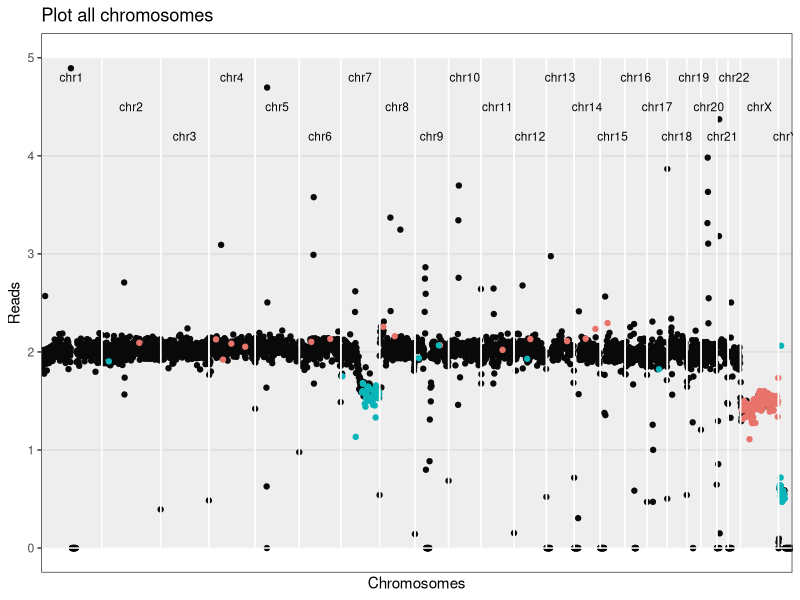
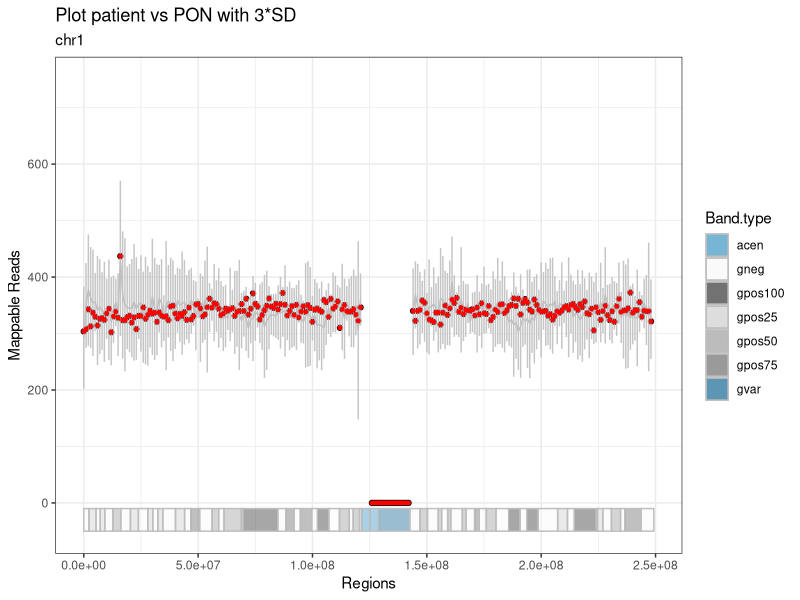
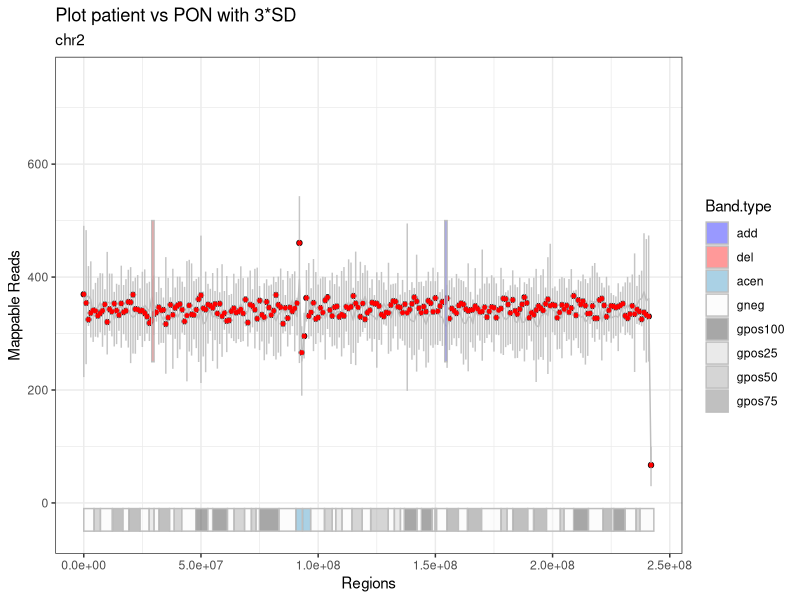
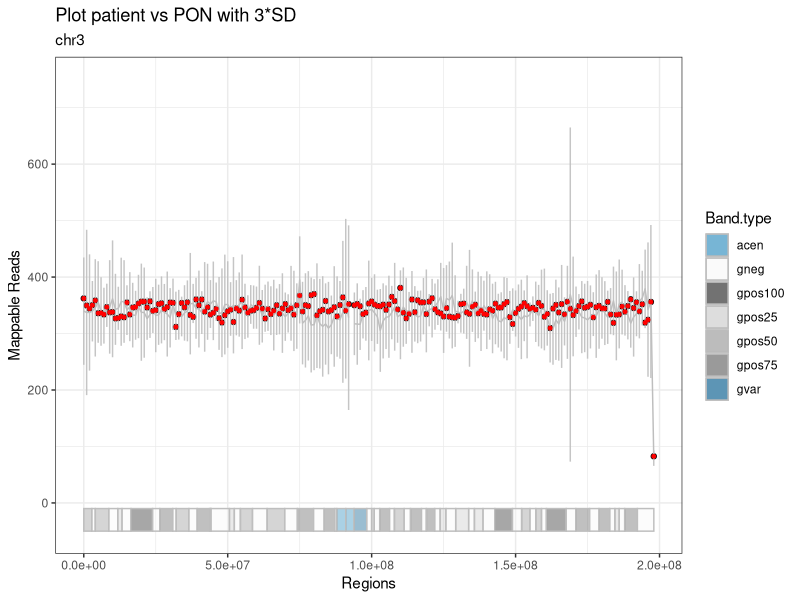
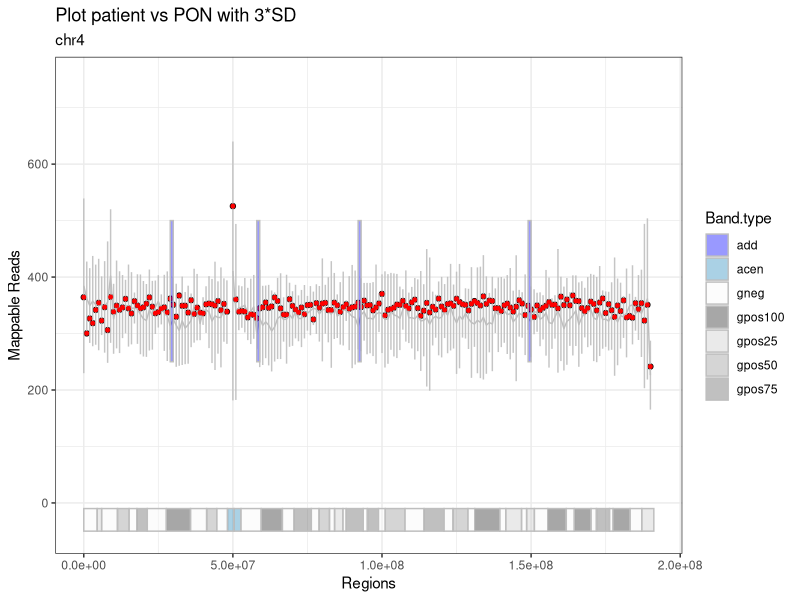
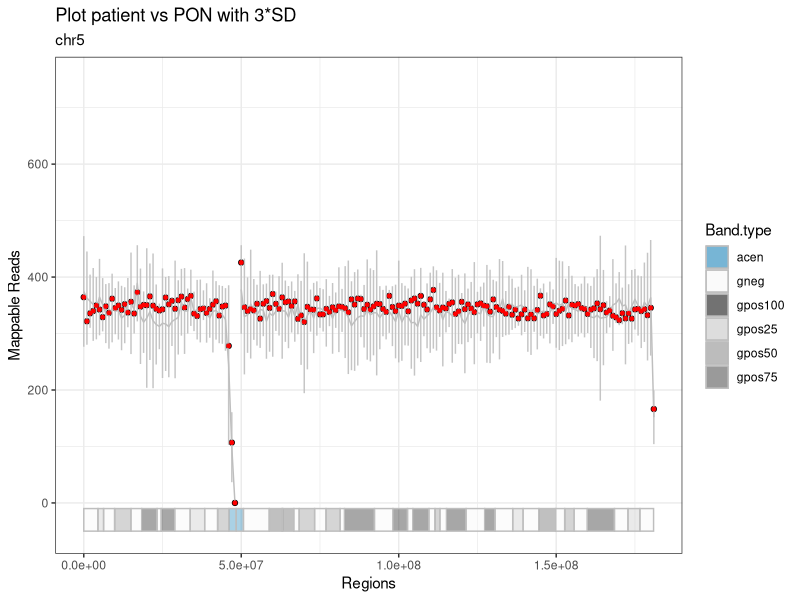
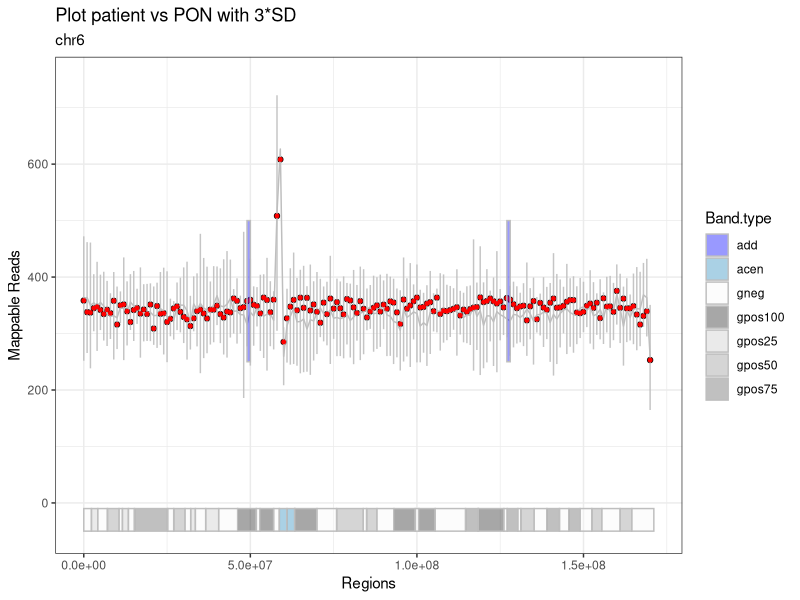
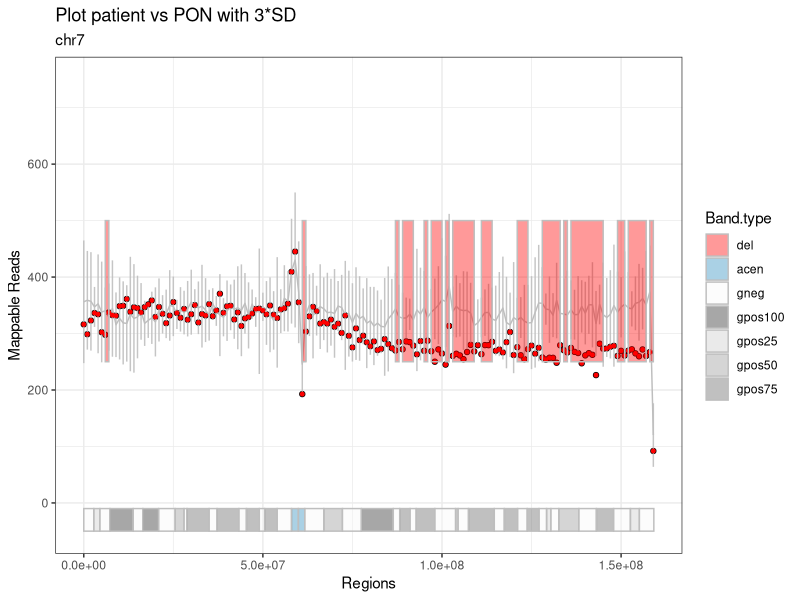

Write the R code that produced these figures, in order.
## ---- chunk 1
knitr::opts_knit$set(root.dir = "/media/vera/big_data/coriandR/output/11316/")
knitr::opts_chunk$set(warning = FALSE, message = FALSE) 
## ---- chunk 2
patient.data = read.table("patient.data.tsv", stringsAsFactors = F)
patient_name = patient.data[1, 2]
gender = as.character(patient.data[2, 2])
paste0("Patient ", patient_name)
## ---- chunk 3

# librarys
library(ggplot2)
library(knitr)


###################################################################################################
# VORBEREITEN
###################################################################################################

# SCHRITT 1
# Daten einlesen: Patient, PON, Giemsa-Bands, alle Gene und eine Auswahl der relevanten.

patient = read.table("patient.fc.tsv", header=TRUE, row.names = 1, stringsAsFactors = F) 
bin_data = read.table("pon.tsv", header=TRUE, row.names = 1, stringsAsFactors = F)
bin_data$Start = as.integer(bin_data$Start)
bin_data$End = as.integer(bin_data$End)
# pon wurde bereits erzuegt, normalisiert und mit den statistischenwerten versehen!

cytobands = read.table("../../tables/cytobands.tsv", header=TRUE, row.names = 1, stringsAsFactors = F)
# die farben sind bereits enthalten!
cancer_genes = read.table("../../tables/cancer.driver.genes_unique.and.goi.aml.csv", header=TRUE, sep = "\t",
                          stringsAsFactors = F)
all_genes = read.table("../../tables/all_genes.tsv", header=TRUE, row.names = 1, stringsAsFactors = F)
all_genes$start = as.integer(all_genes$start)
all_genes$end = as.integer(all_genes$end)

## ---- chunk 4
stats = read.table("mapping.stats.tsv", stringsAsFactors = F)
stats[nrow(stats) +1, ] = list(as.character("unique_mapped_reads"), sum(patient[ , 6]))
stats[nrow(stats) +1, ] = list(as.character("patient ID"), patient_name)
stats[nrow(stats) +1, ] = list(as.character("gender"), gender)

library(knitr)
kable(stats, digits = 0, col.names = NULL, align = "l")
## ---- chunk 5

# SCHRITT 2
# PON an das Geschlecht des Patienten anpassen
pon.gender.adjust = function(pon, gender) {
  if (gender == "M") {
    chrn = "chrX"
    pon.copy = pon[pon$Chr == "chrX_M", ]
    pon.copy$Chr = chrn
    pon = rbind(pon, pon.copy)
    
    chrn = "chrY"
    pon.copy = pon[pon$Chr == "chrY_M", ]
    pon.copy$Chr = chrn
    pon = rbind(pon, pon.copy)
    
    pon = pon[!(pon$Chr == "chrX_F" | pon$Chr == "chrY_F" | pon$Chr == "chrX_M" | pon$Chr == "chrY_M"), ]
  }
  
  else {
    chrn = "chrX"
    pon.copy = pon[pon$Chr == "chrX_F", ]
    pon.copy$Chr = chrn
    pon = rbind(pon, pon.copy)
    
    chrn = "chrY"
    pon.copy = pon[pon$Chr == "chrY_F", ]
    pon.copy$Chr = chrn
    pon = rbind(pon, pon.copy)
    
    pon = pon[!(pon$Chr == "chrX_F" | pon$Chr == "chrY_F" | pon$Chr == "chrX_M" | pon$Chr == "chrY_M"), ]
  }
}


# SCHRITT 3
# Die Patientendaten normalisieren
patient_normalization = function(patient, column_number) {
  # TODO: auf Median normalisieren
  # patient = tabelle der patienten
  # column_number = nummer der spalte mit deb patienten-bins
  # (bei einem patienten -> 6) 
  patient_norm <- patient[ , 1:5]
  patient_norm$pat_bins <- patient[ , column_number] / sum(patient[ , column_number]) * (patient[1, 3] - patient[1, 2] + 1)
  # eine neue tabelle mit den allgemeinen daten und den normalisierten patienten-bins
  # normalisierung basiert auf der automatischen erkennung der bin-laenge (differenz end und start der 1. bin)
  # ist also dynamisch
  return(patient_norm)
}

# SCHRITT 4
# Den Patienten als eine neue Spalte zu der PON-Tabelle hinzufügen
unite.data = function(pon, patient) {
  pon$patient = patient$pat_bins
  return(pon)
}

###################################################################################################
# RECHNEN
###################################################################################################

# SCHRITT 5
#Del/amp Bins detektieren
aberration.bins.identifier = function(bin_data, sd_factor) {
  bin_data$aberration = with(bin_data, factor(ifelse(patient < mean - sd_factor * sd, 'del', ifelse(patient > mean + sd_factor * sd, 'add', 'normal')), levels = c('normal', 'add', 'del')))
  return(bin_data)
}


# SCHRITT 6
# Abweichende Bins werden zu ganzen Regionen mit einer gemeinsamen Richtung
# (amplifiziert oder deletiert) zusammengefasst
# und in eine Tabelle hereingeschrieben
region_bring_together = function(bin_data, sd_factor) {
  # die funktion schaut alle chromosome (inkl. geschlechterchr) nach den over/under regionen durch
  # und gibt diese mit den start-/endpunkten in einer tabelle wieder
  regions = data.frame(Chr=character(), Start=integer(), End=integer(), Start.i=integer(), 
                        End.i=integer(), Direction=integer(), stringsAsFactors = F)
  last_chr = 'NULL'
  last_direction = 0 # 0 for normal, -1 for del, +1 for amp
  region_start = 0
  for (i in 1:nrow(bin_data)) {
    if(bin_data$Chr[i] != last_chr) {
      if(last_chr != 'NULL' & last_direction != 0) {
        regions[nrow(regions) + 1, ] = list(as.character(last_chr), bin_data$Start[region_start], 
                                            bin_data$End[i-1], region_start, i, last_direction)
        #eine region wird zugemacht, falls am ende eines chromosoms eine region noch offen war
      }
      last_direction = 0
      region_start = 0
      last_chr = bin_data$Chr[i]
    }

    direction = 0
    if(!is.na(bin_data$patient[i]) & (bin_data$patient[i] < bin_data$mean[i] - sd_factor * bin_data$sd[i])) {
      direction = -1
    } else if(!is.na(bin_data$patient[i]) & (bin_data$patient[i] > 
                                             bin_data$mean[i] + sd_factor * bin_data$sd[i])) {
      direction = +1
    }
    if (direction == last_direction) {
      next()
    }
    if (direction > last_direction) {
      if (last_direction == 0) {
        region_start = i
        # neue del oder amp region wird aufgemacht
      }
      else if (last_direction == -1) {
        regions[nrow(regions) + 1, ] = list(as.character(bin_data$Chr[i]), bin_data$Start[region_start], 
                                            bin_data$End[i-1], region_start, i-1, last_direction)
        # alte del region wird zugemacht
        if (direction == 1) {
          region_start = i
          # neue amp region wird aufgemacht
        }
      }
    } 
    else if (direction < last_direction) {
      if (last_direction == 0) {
        region_start = i
        # neue del region wird aufgemacht
      }
      else if (last_direction == 1) {
        regions[nrow(regions) + 1, ] = list(as.character(bin_data$Chr[i]), bin_data$Start[region_start], 
                                            bin_data$End[i-1], region_start, i-1, last_direction)
        # alte amp region wird zugemacht
        if (direction == -1) {
          region_start = i
          # neue del region wird aufgemacht
        }
      }
    }
    last_direction = direction
  }
  if(last_direction != 0) {
    regions[nrow(regions) + 1, ] = list(as.character(bin_data$Chr[i]), bin_data$Start[region_start], 
                                        bin_data$End[i-1], region_start, i, last_direction)
    #eine region wird zugemacht, falls bei dem allerletzten chromosom eine region noch offen war
  }
  return(regions)
}

###################################################################################################
# REPORTEN
###################################################################################################

# SCHRITT 7
# Die Regionen werden zu größeren Regionen zusammengefasst, deren Werte gegen die
# Werte des PONs an der gleichen Stelle geprüft werden
# Momentan noch 3*SD-Statistik.
region_merge = function(bin_data, regions, sd_factor) {
  regions_merged = data.frame(Chr=character(), Start=integer(), End=integer(), Start.i=integer(), 
                               End.i=integer(), Direction=factor(levels=c('add', 'del')),
                               stringsAsFactors = F)
  
  if(nrow(regions) < 1) return(regions_merged)
  
  regions_merged[1,] = list(as.character(regions$Chr[1]), 
                            regions$Start[1], 
                            regions$End[1],
                            regions$Start.i[1],
                            regions$End.i[1],
                            ifelse(regions$Direction[1]==1, 'add', 'del'))
  m = 1 #der zaehler in der tabelle "regions_merged"
  mean_region = 0
  mean_pon = 0
  sd_pon = 0
  
  for (r in 2:nrow(regions)) {
    if (regions_merged$Chr[m] != regions$Chr[r] | regions_merged$Direction[m] != regions$Direction[r]) {
      # mergen nur, wenn auf dem selben chr.
      regions_merged[nrow(regions_merged) + 1, ] = list(Chr=as.character(regions$Chr[r]), 
                                                        Start=regions$Start[r], 
                                                        End=regions$End[r],
                                                        Start.i=regions$Start.i[r],
                                                        End.i=regions$End.i[r],
                                                        Direction=ifelse(regions$Direction[r]==1, 'add', 'del'))
      # die region auf einem neuen chr oder mit einer anderen richtung zu der neuen tabelle hinzufuegen
      m = nrow(regions_merged)
      # das ist die region, von der aus betrachtet wird
      next
    }
    bin_start = regions_merged$Start.i[m]
    bin_end = regions$End.i[r]
    
    mean_region = mean(c(bin_data$patient[bin_start]:bin_data$patient[bin_end]), na.rm = TRUE)
    mean_pon = mean(c(bin_data$mean[bin_start:bin_end]), na.rm = TRUE)
    #die mittelwerte der betroffenen bins inkl. "normale" chr.abschnitte bei dem patienten und pon
    sd_pon <- mean(bin_data$sd[bin_start:bin_end])
    
    if (mean_region > mean_pon + sd_factor*sd_pon | mean_region < mean_pon - sd_factor*sd_pon) {
      # wenn die mittelwerte der betroffenen bins immer noch signifikant hoch/runter sind -> mergen
      regions_merged[m, ] = list(as.character(regions$Chr[r]), 
                                 regions_merged$Start[m], 
                                 regions$End[r],
                                 bin_start,
                                 bin_end,
                                 ifelse(regions$Direction[r]==1, 'add', 'del'))
    } 
    else {
      regions_merged[nrow(regions_merged) + 1, ] = list(Chr=as.character(regions$Chr[r]), 
                                                        Start=regions$Start[r], 
                                                        End=regions$End[r],
                                                        Start.i=regions$Start.i[r],
                                                        End.i=regions$End.i[r],
                                                        Direction=ifelse(regions$Direction[r]==1, 'add', 'del'))
    }
    m <- nrow(regions_merged)
  }
  return(regions_merged)
}


# SCHRITT 8
# Hier werden abweichende Banden aus den Bins detektiert
# Herausforderungen dabei ist, dass die Bins und die Bands in verschiedenen Schritten laufen,
# so kann eine Bande 100.000 Schritte haben
bins2bands = function(bin_data, cytobands, sd_factor) {
  last_chr = 'NULL'
  direction = 0 # die richtung der abweichenden bande (over, under)
  
  bands = data.frame(Chr=character(), Name=character(), Start=integer(), End=integer(),
                     Sum.pat=integer(),
                     Sum.pon=integer(), Direction=integer(),
                     stringsAsFactors = F)
  
  for (c in 1:nrow(cytobands)) {
    # Selektieren der Zeilen mit benötigten Eigenschften
    # hier gibt es mehrere faelle, da die schritte der bind und banden nicht gleich sind
    # und mehrere bins in einer bande sein koennen
    # bzw. auch  kleine bands in einer bin
    
    # die bedingung, dass die chromosome der banden und das patienten
    # gleich sind, muss immer erfuellt sein
    
    sel = as.character(bin_data$Chr) == as.character(cytobands$Chr[c]) &
      # fall 1: die bin ist kleiner als die band
      ((bin_data$Start >= cytobands$Start[c] & bin_data$End <= cytobands$End[c]) |
         # fall 2: die bin ist zwischen 2 bands, liegt aber eher in der betrachteten bin,
         # weil das ende von der bin naeher zum ende der band liegt, als der
         # anfang zum anfang der naechsten
         # die 2. bedingung wurde eingebaut, um zu verhindern, dass die bins vor der aktuellen
         # band mitselektiert werden
         ((bin_data$Start < cytobands$End[c]) &
            (bin_data$End > cytobands$Start[c]) &
            ((cytobands$End[c] - bin_data$Start) >= (bin_data$End - cytobands$End[c]))) |
         # fall 3: die bin ist zwischen 2 bands, liegt aber eher in der
         # betrachteten bin
         # weil der anfang von der bin naeher zum anfang der band liegt, als das ende
         ((bin_data$Start < cytobands$Start[c]) &
            ((bin_data$End - cytobands$Start[c]) > (cytobands$Start[c] - bin_data$Start))))
    # fall 4: die band ist kleiner als die bin,
    # dann greift die bedingung 2 oder 3, je nach werten
    
    band.pat = bin_data[sel, "patient"]
    band.pon = colSums((bin_data[sel, grep(".bam", colnames(bin_data))]), na.rm = TRUE)
    sum_pat = sum(band.pat, na.rm = TRUE)
    # summe der werte der bins in dieser band fuer den patienten
    sum_pon = mean(band.pon, na.rm = TRUE)
    # mittelwert der summe der bins in dem pon
    sd_bands = sd(band.pon, na.rm = TRUE)
    # standartabweichung fur die bins in der band
    if (sum_pat > sum_pon + sd_factor*sd_bands) {
      direction = +1 # die bande ist amp
    }
    else if (sum_pat < sum_pon - sd_factor*sd_bands) {
      direction = -1 # die bande ist del
    }
    
    bands[nrow(bands) + 1, ] = list(as.character(cytobands$Chr[c]),
                                    as.character(cytobands$Name[c]),
                                    cytobands$Start[c],
                                    cytobands$End[c],
                                    sum_pat,
                                    sum_pon,
                                    direction)
    direction = 0
  }
  return(bands)
}


# SCHRITT 9
# Hier werden Banden zusammengefasst und fuer den Report vorbereitet
karyotype = function(bands) {
  suspected_bands = bands[bands$Direction != 0, ]
  
  # bands mergen, wie bei den regions, nur ohne statistische validierung
  suspected_bands$last_Name = suspected_bands$Name
  karyotype_to_report = suspected_bands[1, ]
  
  karyotype_to_report$Aberration = NA
  if(nrow(suspected_bands) < 1) return(karyotype_to_report)
  
  k = 1
  # der zaehler in der tabelle karyotype_to_report
  for (s in 2:nrow(suspected_bands)) {
    if (karyotype_to_report$Chr[k] == suspected_bands$Chr[s] &
        karyotype_to_report$Direction[k] == suspected_bands$Direction[s] &
        karyotype_to_report$End[k] == suspected_bands$Start[s]) {
      karyotype_to_report$last_Name[k] = suspected_bands$Name[s]
      karyotype_to_report$End[k] = suspected_bands$End[s]
      next
    }
    else {
      karyotype_to_report[nrow(karyotype_to_report) +1, ] = suspected_bands[s, ]
      # die bande auf einem neuen chr oder mit einer anderen richtung hinzufuegen
      k = nrow(karyotype_to_report)
      # das ist jetzt die bande, von der aus betrachtet wird
    }
  }
  
  for (a in 1:nrow(karyotype_to_report)) {
    karyotype_to_report[a, "Aberration"] = as.character(paste0(karyotype_to_report$Direction[a], "(",
                                                               suspected_bands$Chr[a], ")(",
                                                               suspected_bands$Name[a],
                                                               suspected_bands$last_Name[a], ")"))
  }
  
  karyotype_to_report$Aberration = as.character(paste0(ifelse(karyotype_to_report$Direction == 1, "add", "del"), "(",
                                                       karyotype_to_report$Chr, ")(",
                                                       karyotype_to_report$Name,
                                                       karyotype_to_report$last_Name, ")"))
  return(karyotype_to_report)
}


# SCHRITT 10
# Die Gene, die in den abweichenden Banden liegen, werden detektiert
# und an eine Tabelle übergeben
genes_finder = function(bin_data, all_genes, cancer_genes, sd_factor) {
  suspected_bins <- data.frame(Chr=character(), Start=integer(), End=integer(), Bin=integer(),
                               Aberration=character(), stringsAsFactors = F)
  # Hier werden alle Bins gespeichert, die von pon_mean +/- 3*SD abweichen
  g=0
  for (g in 1:nrow(bin_data)) {
    if (!is.na(bin_data$patient[g]) &
        (bin_data$patient[g] < (bin_data$mean[g] - sd_factor * bin_data$sd[g]))) {
      suspected_bins[nrow(suspected_bins) + 1, ] = list(as.character(bin_data$Chr[g]), 
                                                        bin_data$Start[g], 
                                                        bin_data$End[g],
                                                        bin_data$patient[g],
                                                        as.character("del"))
    }
    
    else if (!is.na(bin_data$patient[g]) &
             (bin_data$patient[g] > (bin_data$mean[g] + sd_factor * bin_data$sd[g]))) {
      suspected_bins[nrow(suspected_bins) + 1, ] = list(as.character(bin_data$Chr[g]), 
                                                        bin_data$Start[g], 
                                                        bin_data$End[g],
                                                        bin_data$patient[g],
                                                        as.character("amp"))
    }
  }

  special_genes = all_genes[all_genes$symbol %in% cancer_genes$genes,]
  special_genes$aberration = 'norm'
  special_genes$found = 0
  
  for(i in 1:nrow(special_genes)) {
    bins = suspected_bins[suspected_bins$Chr == special_genes$chr[i] & (suspected_bins$Start <= special_genes$start[i] & special_genes$start[i] <= suspected_bins$End |
                                                                          suspected_bins$Start <= special_genes$end[i] & special_genes$end[i] <= suspected_bins$End),]
    if(nrow(bins) == 0) {next}
    special_genes$found[i] = 1
    if(all(bins$Aberration == 'amp')) {special_genes$aberration[i] = 'amp'}
    if(all(bins$Aberration == 'del')) {special_genes$aberration[i] = 'del'}
  }

  reported_genes = special_genes[special_genes$found == 1 & (special_genes$aberration == "amp" | special_genes$aberration == "del"), ]

  return(reported_genes)
}


# SCHRITT 11
# Diese Funktion soll die Plots generieren. Bestandteile des Plots zur Zeit sind:
# 1) Punkte aus den gemappten Patientendaten
# 2) Eine Linie fuer die PON-Daten
# 3) Errorbar fuer 3*SD der PON-Daten an dieser Stelle
# 4) Del/amp Regionen
# 5) Ein Ideogram zur besseren raemlichen Orientierung fuer die Kliniker


plot_bins_regions_ideogram <- function(bin_data, cytobands, region_merged,
                                       chrn, sd_factor) {

  x <- bin_data[bin_data$Chr == chrn, "Start"]
  y <- bin_data[bin_data$Chr == chrn, "patient"]
  plot_patient <- qplot(x, y, ylim=c(-50, 750)) +
                  geom_line(aes(x = bin_data[bin_data$Chr == chrn, "Start"],
                                y = bin_data[bin_data$Chr == chrn, "mean"]),
                                color = "gray", linetype = "solid") +
                  geom_errorbar(aes(x = bin_data[bin_data$Chr == chrn, "Start"],
                                    ymin = bin_data[bin_data$Chr == chrn, "mean"] - 
                                    sd_factor * bin_data[bin_data$Chr == chrn, "sd"], 
                                    ymax = bin_data[bin_data$Chr == chrn, "mean"] + 
                                    sd_factor * bin_data[bin_data$Chr == chrn, "sd"]),
                                width=0.1, color = "gray", alpha = 0.9, na.rm = TRUE) +
    # na.rm = TRUE bedeutet, dass die fehlenden Werte keine fehlermeldungen mehr verursachen
    
                  geom_point(aes(x = x, y = bin_data[bin_data$Chr == chrn, "patient"]),
                                 shape = 19, color = "red", size = 1) +
    #das eigentliche ideogram
                  geom_rect(data = cytobands[cytobands$Chr == chrn, ],
                    aes(NULL, NULL, xmin = Start, xmax = End, fill = Band.type),
                        ymin = -50, ymax = -10, color = "gray", size = 0.5, alpha = 0.4) +
                  scale_fill_manual(values=c("acen" = "#2b8cbe", "gneg" = "#f7f7f7", "gpos100" = "#252525",
                                             "gpos25" = "#cccccc", "gpos50" = "#969696",
                                             "gpos75" = "#636363", "gvar" = "#045a8d", "stalk" = "#be8c2b",
                                              "add" = "blue", "del" = "red")) +
    
    # die regione einzeichnen
                  geom_rect(data = region_merged[region_merged$Chr == chrn,],
                            aes(NULL, NULL, xmin = Start, xmax = End, fill = Direction),
                                #ymin = median(patient[patient$Chr == chrn, 6]),
                                #ymax = median(pon[pon$Chr == chrn, "mean"]),
                                ymin = 250,
                                ymax = 500,
                                color = "gray", size = 0.5, alpha = 0.4) +
    
                  theme_bw() +
                  labs(title = "Plot patient vs PON with 3*SD", subtitle = chrn,
                  x = "Regions", y = "Mappable Reads")
  print(plot_patient)
  return(plot_patient)
}


# SCHRITT 12
# Eine Schleife, um die Plots für alle Chromosomen zu erstellen
# und diese in einem neuen Ordner zu speichern
create.plots <- function(path.output, patient_name, bin_data, cytobands, region_merged, sd_factor) {
  
  setwd(path.output)
  dir.create(paste0("Patient.", patient_name))
  setwd(paste0("Patient.", patient_name))
  
  chrn= "chr0"
  for (chrn in unique(bin_data$Chr)) {
    plot_patient = plot_bins_regions_ideogram(bin_data, cytobands, region_merged,
                                              chrn, sd_factor)
    ggsave(filename = paste0("Plot.", chrn, ".png"))
  }
}


# SCHRITT 15
# Plot Uebersicht ueber alle Chromosomen nebeneinander
# Die Bins als Punkte, keine PON-Daten
# Patienten-Daten normalisiert auf 0
# Die Y-Achse geht von 1 bis -1
# Die amp/del Bins weichen nach obenm oder unten ab, sind farblich markiert
# Duenne graue Linien am Ende jedes Chromosoms
# Die X-Achse als die Koordinaten im ganzen Genom
# Unterhalb der X-Achse die Chromosomen-Nummern
# Eine Amplifikation hat mehr Gen-Kopien als Gain, diese Aufteilung (siehe Fig. 1 im iCHORcna Paper)
# sollte auch von uns beibehalten werden.
plot_genome_wide_cnv = function(bin_data) {
  # eine Tabelle mit den globalen Koordinaten fuer alle Chromosomen
  coordinates_genome_wide <- data.frame(Chr=character(), Start=integer(), End=integer(), Offset=integer(),
                                        stringsAsFactors = F)
  for (w in unique(bin_data$Chr)) {
    coordinates_genome_wide[nrow(coordinates_genome_wide) + 1, ] = list(as.character(w),
                                                                        0,
                                                                        0,
                                                                        0)
  }

  # die Koordinaten fuer die Enden setzen
  coordinates_genome_wide[ , "End"] = sapply(coordinates_genome_wide$Chr, function (c) max(bin_data[bin_data$Chr == c, "End"]))
  # die versetzten Koordinaten setzen - so entstehen globale Koordinaten
  # coordinates_genome_wide[ , 4] = cumsum(1:(nrow(coordinates_genome_wide)-1))
  coordinates_genome_wide[ , "Offset"] = cumsum(as.numeric(coordinates_genome_wide[ , "End"]))
  coordinates_genome_wide[ , "Offset"] = c(0, coordinates_genome_wide[(1:nrow(coordinates_genome_wide)-1), "Offset"])
  coordinates_genome_wide[ , "global_End"] = cumsum(as.numeric(coordinates_genome_wide[ , "End"]))
  
  for (z in 1:nrow(coordinates_genome_wide)) {
    coordinates_genome_wide[z, "median"] = (coordinates_genome_wide[z, "Offset"] + coordinates_genome_wide[z, "global_End"])/2
  }
  
  bin_data$Offset = sapply(bin_data$Chr, function(c) coordinates_genome_wide$Offset[coordinates_genome_wide$Chr == c])
  bin_data$global_Start = bin_data$Start+bin_data$Offset
  # die koordinaten fuer die bins sind damit festgelegt, die vorbereitung ist abgeschlossen

  # plotten!
  bin_data$pat_norm <- (bin_data[ , "patient"]/ median(bin_data[ , "patient"]))*2
  plot_all_chromosomes <- qplot(global_Start, pat_norm, 
                                data = bin_data[bin_data$aberration == "normal", ], ylim=c(0, 5)) +
    geom_point(data = bin_data[bin_data$aberration == "add", ], 
               aes(x = bin_data[bin_data$aberration == "add", "global_Start"], 
                   y = bin_data[bin_data$aberration == "add", "pat_norm"], color = "blue")) +
    geom_point(data = bin_data[bin_data$aberration == "del", ], 
               aes(x = bin_data[bin_data$aberration == "del", "global_Start"], 
                   y = bin_data[bin_data$aberration == "del", "pat_norm"], color = "orange")) +
    geom_rect(data = coordinates_genome_wide,
              aes(NULL, NULL, xmin = Offset, xmax = global_End,
                  ymin = 0,
                  ymax = 5),
              color = "white", size = 0.5, alpha = 0.1) +
    geom_text(data = coordinates_genome_wide,
              aes(x = median, y = c(4.8, 4.5, 4.2, 4.8, 4.5, 4.2, 4.8, 4.5, 4.2, 4.8, 4.5, 4.2, 4.8, 4.5, 4.2, 4.8, 4.5, 4.2, 4.8, 4.5, 4.2, 4.8, 4.5, 4.2) , label = Chr), size = 3) +
    theme_bw() +
    theme(panel.grid.minor=element_blank(), axis.text.x = element_blank(), legend.position="none") +
    scale_x_discrete(breaks = coordinates_genome_wide[ , "Offset"],
                     labels = coordinates_genome_wide[ , "Chr"]) +
    labs(title = "Plot all chromosomes", x = "Chromosomes", y = "Reads")
  return(plot_all_chromosomes)
}
## ---- chunk 6
bin_data = pon.gender.adjust(bin_data, gender)
patient = patient_normalization(patient, 6)
bin_data = unite.data(bin_data, patient)
sd_factor = 3
bin_data = aberration.bins.identifier(bin_data, sd_factor)

regions = region_bring_together(bin_data, sd_factor)
region_merged = region_merge(bin_data, regions, sd_factor)

bands = bins2bands(bin_data, cytobands, sd_factor)
karyotype_to_report = karyotype(bands)

reported_genes = genes_finder(bin_data, all_genes, cancer_genes, sd_factor)

# create.plots(path.output, patient_name, bin_data, cytobands, region_merged, sd_factor)
plot_all_chromosomes = plot_genome_wide_cnv(bin_data)
## ---- chunk 7
kable(karyotype_to_report$Aberration, col.names = NULL, align = "l", "html")

## ---- chunk 8
kable(reported_genes[ , 1:6], align = "l")
## ---- chunk 9
plot_all_chromosomes
## ---- chunk 10

chrn= "chr0"
  for (chrn in unique(patient$Chr)) {
    plot_patient = plot_bins_regions_ideogram(bin_data, cytobands, region_merged,
                                              chrn, sd_factor)
  }
